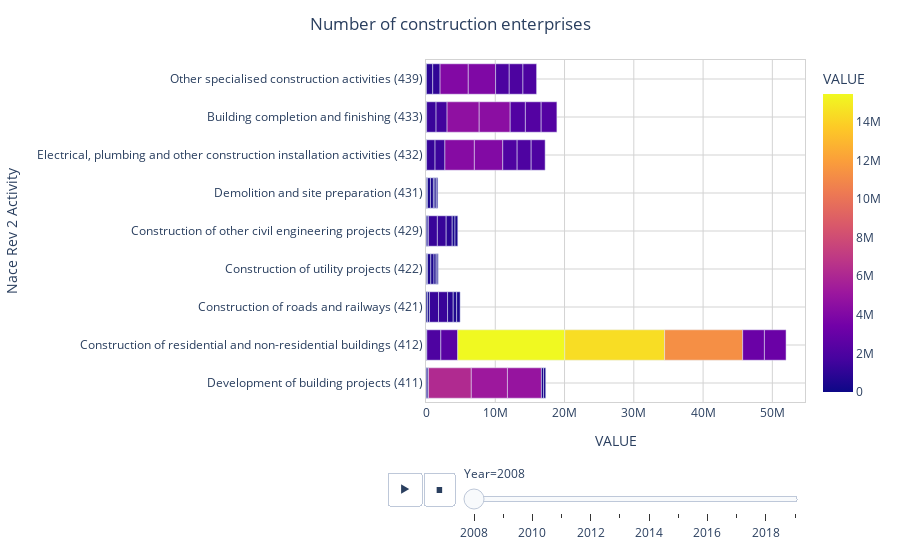

The cell this chart's notebook holds for it:
### Code cell
fig = px.bar(enterprises, x='VALUE', y='Nace Rev 2 Activity', title='Number of construction enterprises', 
             animation_frame="Year", color='VALUE')
fig.update_layout(
    title=dict(x=0.5), #set title in the center
    margin=dict(l=300, r=20, t=60, b=20), #set margin of the chart
    plot_bgcolor='white'
)
fig.update_xaxes(
    mirror=True,
   # ticks='outside',
    showline=True,
    linecolor='lightgrey',
    gridcolor='lightgrey'
)
fig.update_yaxes(
    mirror=True,
    #ticks='outside',
    showline=True,
    linecolor='lightgrey',
    gridcolor='lightgrey'
)

### Figure 1 — Plotly figure (JSON) as saved in the notebook; plotly's stock layout.template omitted (floating-point values rounded to 4 significant figures; data arrays with more than 128 entries replaced by an {"elided": "..."} marker saying what was removed)
{"data": [{"alignmentgroup": "True", "hovertemplate": "Year=2008<br>VALUE=%{marker.color}<br>Nace Rev 2 Activity=%{y}<extra></extra>", "legendgroup": "", "marker": {"color": {"elided": "396 float values"}, "coloraxis": "coloraxis", "pattern": {"shape": ""}}, "name": "", "offsetgroup": "", "orientation": "h", "showlegend": false, "textposition": "auto", "type": "bar", "x": {"elided": "396 float values"}, "xaxis": "x", "y": {"elided": "396 str values"}, "yaxis": "y"}], "layout": {"barmode": "relative", "coloraxis": {"colorbar": {"title": {"text": "VALUE"}}, "colorscale": [[0, "#0d0887"], [0.1111, "#46039f"], [0.2222, "#7201a8"], [0.3333, "#9c179e"], [0.4444, "#bd3786"], [0.5556, "#d8576b"], [0.6667, "#ed7953"], [0.7778, "#fb9f3a"], [0.8889, "#fdca26"], [1, "#f0f921"]]}, "legend": {"tracegroupgap": 0}, "margin": {"b": 20, "l": 300, "r": 20, "t": 60}, "plot_bgcolor": "white", "sliders": [{"active": 0, "currentvalue": {"prefix": "Year="}, "len": 0.9, "pad": {"b": 10, "t": 60}, "steps": [{"args": [["2008"], {"frame": {"duration": 0, "redraw": true}, "fromcurrent": true, "mode": "immediate", "transition": {"duration": 0, "easing": "linear"}}], "label": "2008", "method": "animate"}, {"args": [["2009"], {"frame": {"duration": 0, "redraw": true}, "fromcurrent": true, "mode": "immediate", "transition": {"duration": 0, "easing": "linear"}}], "label": "2009", "method": "animate"}, {"args": [["2010"], {"frame": {"duration": 0, "redraw": true}, "fromcurrent": true, "mode": "immediate", "transition": {"duration": 0, "easing": "linear"}}], "label": "2010", "method": "animate"}, {"args": [["2011"], {"frame": {"duration": 0, "redraw": true}, "fromcurrent": true, "mode": "immediate", "transition": {"duration": 0, "easing": "linear"}}], "label": "2011", "method": "animate"}, {"args": [["2012"], {"frame": {"duration": 0, "redraw": true}, "fromcurrent": true, "mode": "immediate", "transition": {"duration": 0, "easing": "linear"}}], "label": "2012", "method": "animate"}, {"args": [["2013"], {"frame": {"duration": 0, "redraw": true}, "fromcurrent": true, "mode": "immediate", "transition": {"duration": 0, "easing": "linear"}}], "label": "2013", "method": "animate"}, {"args": [["2014"], {"frame": {"duration": 0, "redraw": true}, "fromcurrent": true, "mode": "immediate", "transition": {"duration": 0, "easing": "linear"}}], "label": "2014", "method": "animate"}, {"args": [["2015"], {"frame": {"duration": 0, "redraw": true}, "fromcurrent": true, "mode": "immediate", "transition": {"duration": 0, "easing": "linear"}}], "label": "2015", "method": "animate"}, {"args": [["2016"], {"frame": {"duration": 0, "redraw": true}, "fromcurrent": true, "mode": "immediate", "transition": {"duration": 0, "easing": "linear"}}], "label": "2016", "method": "animate"}, {"args": [["2017"], {"frame": {"duration": 0, "redraw": true}, "fromcurrent": true, "mode": "immediate", "transition": {"duration": 0, "easing": "linear"}}], "label": "2017", "method": "animate"}, {"args": [["2018"], {"frame": {"duration": 0, "redraw": true}, "fromcurrent": true, "mode": "immediate", "transition": {"duration": 0, "easing": "linear"}}], "label": "2018", "method": "animate"}, {"args": [["2019"], {"frame": {"duration": 0, "redraw": true}, "fromcurrent": true, "mode": "immediate", "transition": {"duration": 0, "easing": "linear"}}], "label": "2019", "method": "animate"}], "x": 0.1, "xanchor": "left", "y": 0, "yanchor": "top"}], "title": {"text": "Number of construction enterprises", "x": 0.5}, "updatemenus": [{"buttons": [{"args": [null, {"frame": {"duration": 500, "redraw": true}, "fromcurrent": true, "mode": "immediate", "transition": {"duration": 500, "easing": "linear"}}], "label": "&#9654;", "method": "animate"}, {"args": [[null], {"frame": {"duration": 0, "redraw": true}, "fromcurrent": true, "mode": "immediate", "transition": {"duration": 0, "easing": "linear"}}], "label": "&#9724;", "method": "animate"}], "direction": "left", "pad": {"r": 10, "t": 70}, "showactive": false, "type": "buttons", "x": 0.1, "xanchor": "right", "y": 0, "yanchor": "top"}], "xaxis": {"anchor": "y", "domain": [0, 1], "gridcolor": "lightgrey", "linecolor": "lightgrey", "mirror": true, "showline": true, "title": {"text": "VALUE"}}, "yaxis": {"anchor": "x", "domain": [0, 1], "gridcolor": "lightgrey", "linecolor": "lightgrey", "mirror": true, "showline": true, "title": {"text": "Nace Rev 2 Activity"}}}}
